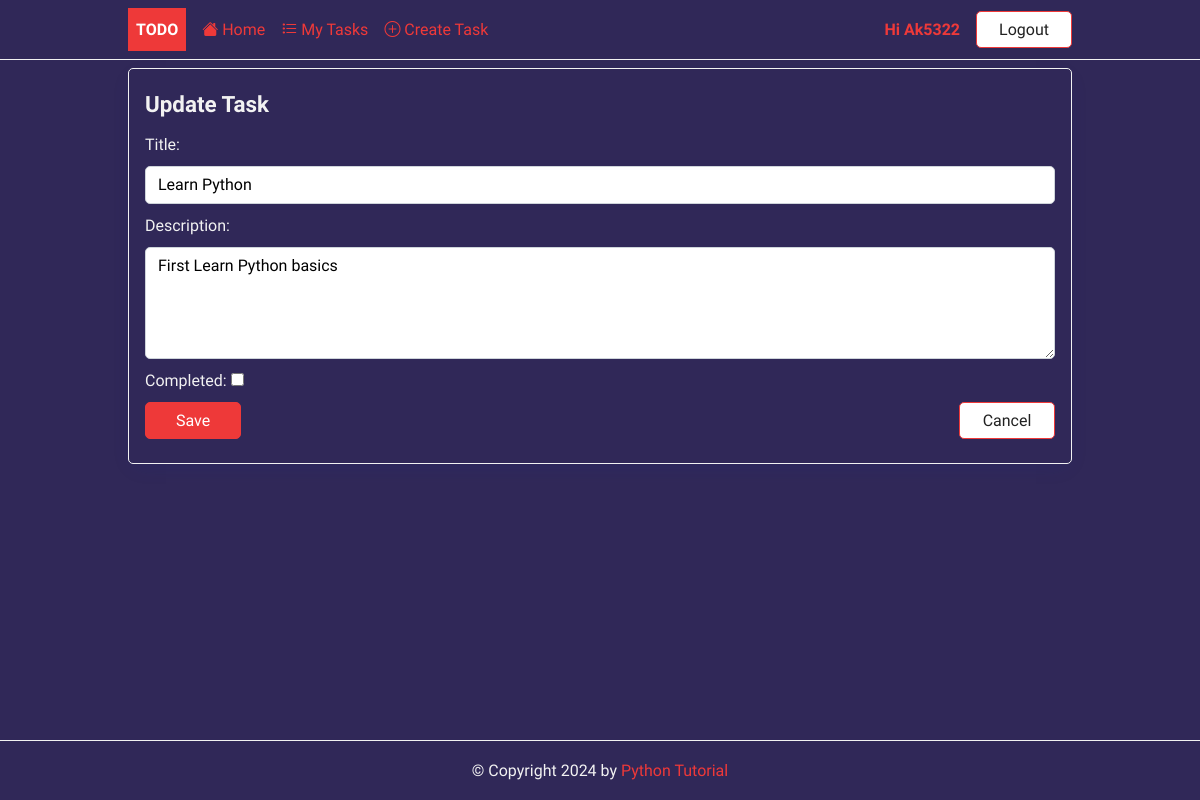
The app's page /task/update/1/ (signed in), older data.
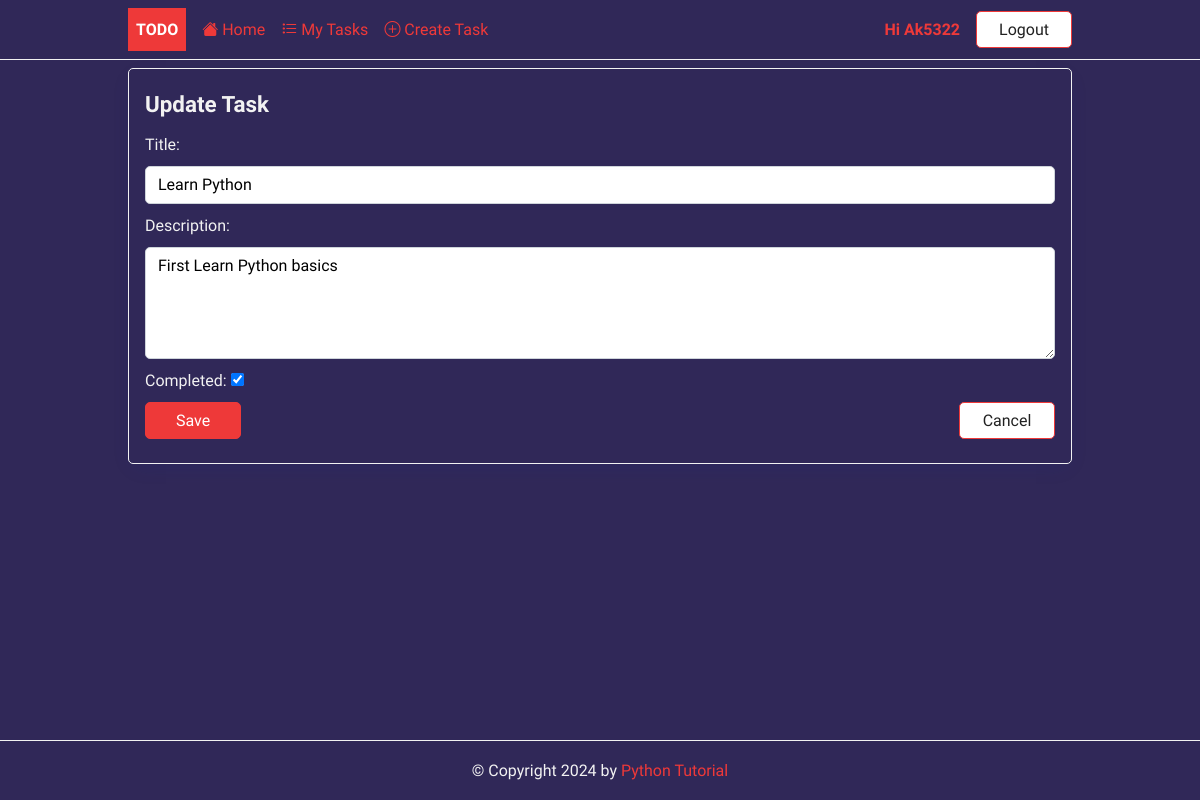
The same page, newer data.
### todo/models.py (models this page shows, shortened)
class Task(models.Model):
    title = models.CharField(max_length=255)
    description = models.TextField(null=True, blank=True)
    completed = models.BooleanField(default=False)
    created_at = models.DateTimeField(auto_now_add=True)
    user = models.ForeignKey(User,on_delete=models.CASCADE,null=True)
    class Meta:
        ordering = ['completed']

### todo/views.py (the view, shortened to what this page needs)
# urls.py: path('task/update/<int:pk>/',TaskUpdate.as_view(),name='task-update'),
class TaskUpdate(LoginRequiredMixin,UpdateView):
    model = Task
    fields = ['title','description','completed']
    success_url = reverse_lazy('tasks')

### todo/templates/todo/task_form.html (shortened to what this page needs)
{% extends "base.html" %}
{% block content %}
    <form method = "post" novalidate class="card">
            <h2>
                {% if task %}
                    Update
                {% else %}
                    Create
                {% endif %}
                    Task
            </h2>
            {% for field in form  %}
                {% if field.name == 'completed' %}
                    <p>
                        {{field.label_tag}}
                        {{field}}
                    </p>
                    {% else %}
                        {{field.label_tag}}
                        {{field}}
                {% endif %}
            {% endfor %}
            <div class="form-buttons">
                <input type="submit" value="Save" class="btn btn-primary"/>
                <a href="{%url 'tasks'%}" class="btn btn-outline">Cancel</a>
            </div>
    </form>
{% endblock content %}

Row changes from the older to the newer data that the page shows:
changed Task "Learn Python": completed "☐" → "☑"
